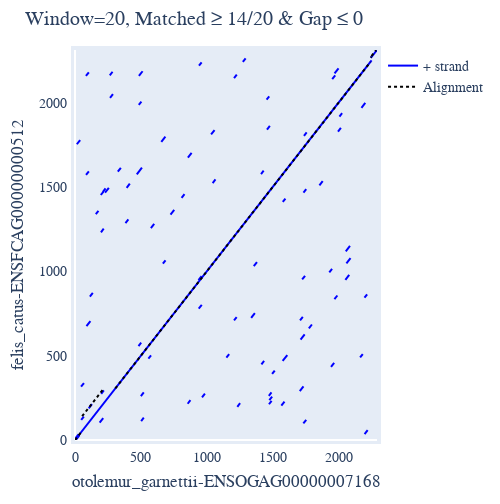

The notebook cell saved with this chart:
### Code cell
from cogent3 import get_app, open_data_store
from clock_project.genome_analysis.sequence_alignment_filtering import (aligner,drop_invalid_length, trim_stop)
from cogent3 import get_app, open_data_store


seq_dir = "/Users/gulugulu/Desktop/honours/data_local_2/sampled_homologies"
output_dir = '/Users/gulugulu/Desktop/honours/data_local/mammal_genome_codon_aln'
input_dstore_seqs = open_data_store(seq_dir, suffix="fa", mode="r")
loader = get_app("load_unaligned", format="fasta", moltype="dna")
seq_filtered_dir = "/Users/gulugulu/Desktop/honours/data_local_2/sampled_homologies_filtered"
seqs = loader(input_dstore_seqs[51])
seq1 = drop_invalid_length(seqs)
valid_seq = trim_stop(seq1)
a = aligner(valid_seq)
a.dotplot()

### Figure 1 — Plotly figure (JSON) as saved in the notebook; plotly's stock layout.template omitted (floating-point values rounded to 4 significant figures; data arrays with more than 128 entries replaced by an {"elided": "..."} marker saying what was removed)
{"data": [{"line": {"color": "blue"}, "mode": "lines", "name": "+ strand", "showlegend": true, "type": "scatter", "x": {"elided": "254 int values"}, "xaxis": "x", "y": {"elided": "254 int values"}, "yaxis": "y"}, {"line": {"color": "black", "dash": "dot"}, "mode": "lines", "name": "Alignment", "showlegend": true, "type": "scatter", "x": [0.2, 53.2, null, 306.2, 2243.0, null, 54.2, 218.2, null, 2244.0, 2249.0, null, 2250.0, 2285.0], "xaxis": "x", "y": [0, 53, null, 306, 2243, null, 141, 305, null, 2268, 2273, null, 2277, 2312], "yaxis": "y"}], "layout": {"autosize": false, "font": {"family": "Balto", "size": 14}, "height": 504.6, "hovermode": "closest", "margin": {"b": 50, "l": 50, "pad": 4, "r": 50, "t": 50}, "showlegend": true, "title": {"text": "Window=20, Matched ≥ 14/20 & Gap ≤ 0"}, "width": 500, "xaxis": {"mirror": true, "range": [0, 2292], "showgrid": false, "showline": true, "title": {"text": "otolemur_garnettii-ENSOGAG00000007168"}, "visible": true}, "yaxis": {"mirror": true, "range": [0, 2313], "showgrid": false, "showline": true, "title": {"text": "felis_catus-ENSFCAG00000000512"}, "visible": true}}}
